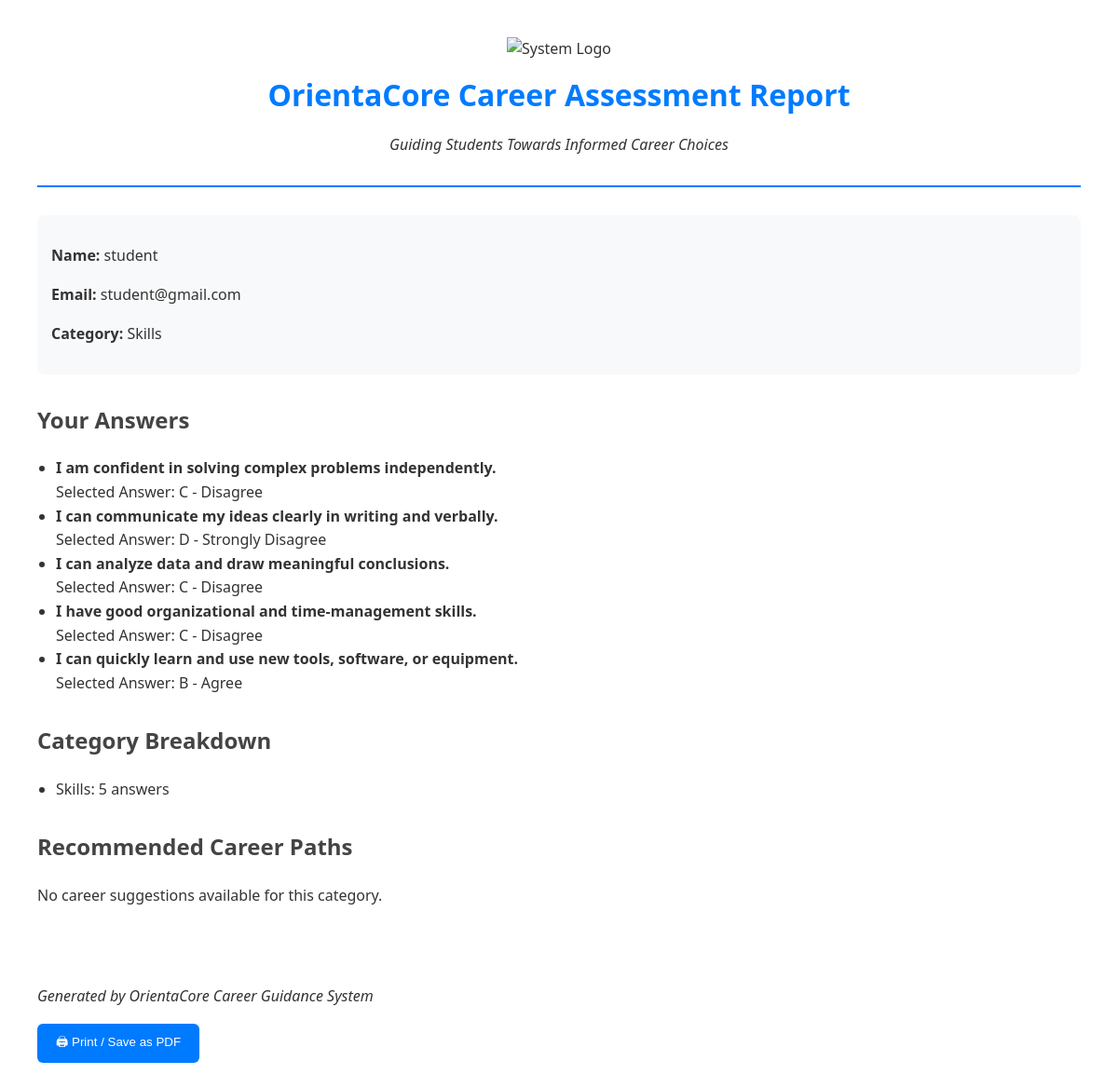
Screenshot of /assessment_results.php?category=Skills (signed in) with the database file from the repository.
### tables this page shows
CREATE TABLE `student_responses` (
  `id` int(11) NOT NULL,
  `student_id` int(10) UNSIGNED NOT NULL,
  `question_id` int(11) NOT NULL,
  `selected_option` char(1) NOT NULL,
  `category` varchar(50) NOT NULL,
  `created_at` timestamp NOT NULL DEFAULT current_timestamp()
);

CREATE TABLE `career_questions` (
  `id` int(11) NOT NULL,
  `question_text` text NOT NULL,
  `option_a` varchar(255) NOT NULL,
  `option_b` varchar(255) NOT NULL,
  `option_c` varchar(255) NOT NULL,
  `option_d` varchar(255) NOT NULL,
  `category` varchar(100) DEFAULT NULL,
  `created_at` timestamp NOT NULL DEFAULT current_timestamp()
);

### assessment_results.php (the view, shortened to what this page needs)
<?php
require 'db.php';
$user_id = $_SESSION['user_id'];
$studentName = $_SESSION['name'] ?? "Student";
$studentEmail = $_SESSION['email'] ?? "N/A";
$category = $_GET['category'] ?? null;
$stmt = $pdo->prepare("
    SELECT sr.*, cq.question_text, cq.option_a, cq.option_b, cq.option_c, cq.option_d
    FROM student_responses sr
    JOIN career_questions cq ON sr.question_id = cq.id
    WHERE sr.student_id = ? AND sr.category = ?
    ORDER BY sr.id
");
$stmt->execute([$user_id, $category]);
$responses = $stmt->fetchAll(PDO::FETCH_ASSOC);
function getOptionText($resp) {
    switch ($resp['selected_option']) {
        case 'B': return $resp['option_b'];
        case 'C': return $resp['option_c'];
        case 'D': return $resp['option_d'];
    }
}
$category_count = [];
foreach ($responses as $resp) {
    $cat = $resp['category'];
    $category_count[$cat] = ($category_count[$cat] ?? 0) + 1;
}
arsort($category_count);
$top_category = array_key_first($category_count);
$stmt = $pdo->prepare("SELECT suggestion FROM career_suggestions WHERE category = ?");
$stmt->execute([$top_category]);
$suggestions = $stmt->fetchAll(PDO::FETCH_COLUMN);
?>
<!DOCTYPE html>
<html lang="en">
<head>
</head>
<body>
<div class="header">
    <img src="logo.JPG" alt="System Logo">
    <h1>OrientaCore Career Assessment Report</h1>
    <p><em>Guiding Students Towards Informed Career Choices</em></p>
</div>
<div class="student-info">
    <p><strong>Name:</strong> <?= htmlspecialchars($studentName) ?></p>
    <p><strong>Email:</strong> <?= htmlspecialchars($studentEmail) ?></p>
    <p><strong>Category:</strong> <?= htmlspecialchars($category) ?></p>
</div>
<h2>Your Answers</h2>
<ul>
    <?php foreach ($responses as $resp): ?>
        <li>
            <strong><?= htmlspecialchars($resp['question_text']) ?></strong><br>
            Selected Answer: <?= htmlspecialchars($resp['selected_option']) ?> - <?= htmlspecialchars(getOptionText($resp)) ?>
        </li>
    <?php endforeach; ?>
</ul>
<h2>Category Breakdown</h2>
<ul>
    <?php foreach ($category_count as $cat => $count): ?>
        <li><?= htmlspecialchars($cat) ?>: <?= $count ?> answers</li>
    <?php endforeach; ?>
</ul>
<h2>Recommended Career Paths</h2>
<?php if (!empty($suggestions)): ?>
    <div class="highlight">
        <ul>
            <?php foreach ($suggestions as $s): ?>
                <li><?= htmlspecialchars($s) ?></li>
            <?php endforeach; ?>
        </ul>
    </div>
<?php else: ?>
    <p>No career suggestions available for this category.</p>
<?php endif; ?>
<br><br>
<p><em>Generated by OrientaCore Career Guidance System</em></p>
<button class="print-btn" onclick="window.print()">🖨 Print / Save as PDF</button>
</body>
</html>

### assessment_results.php (style rules this page uses)
body { font-family: "Segoe UI", Arial, sans-serif; margin: 40px; line-height: 1.6; color: #333; }
.header { text-align: center; border-bottom: 2px solid #007BFF; padding-bottom: 15px; margin-bottom: 30px; }
.header img { width: 80px; height: auto; margin-bottom: 10px; }
h1 { margin: 0; color: #007BFF; }
h2 { margin-top: 30px; color: #444; }
.student-info { margin-bottom: 20px; padding: 15px; background: #f8f9fa; border-radius: 8px; }
ul { margin: 0; padding-left: 20px; }
.print-btn { display: inline-block; margin-bottom: 20px; padding: 10px 20px; background: #007BFF; color: white; border: none; border-radius: 6px; cursor: pointer; }

### rows the page displays
student_responses: question.question_text "I am confident in solving complex problems independently.", selected_option "C", question.option_c "Disagree"
student_responses: question.question_text "I can communicate my ideas clearly in writing and verbally.", selected_option "D", question.option_d "Strongly Disagree"
student_responses: question.question_text "I can analyze data and draw meaningful conclusions.", selected_option "C", question.option_c "Disagree"
student_responses: question.question_text "I have good organizational and time-management skills.", selected_option "C", question.option_c "Disagree"
student_responses: question.question_text "I can quickly learn and use new tools, software, or equipment.", selected_option "B", question.option_b "Agree", category "Skills", count "5"

### other values shown
$studentName "student"
$studentEmail "student@gmail.com"
$category "Skills"
